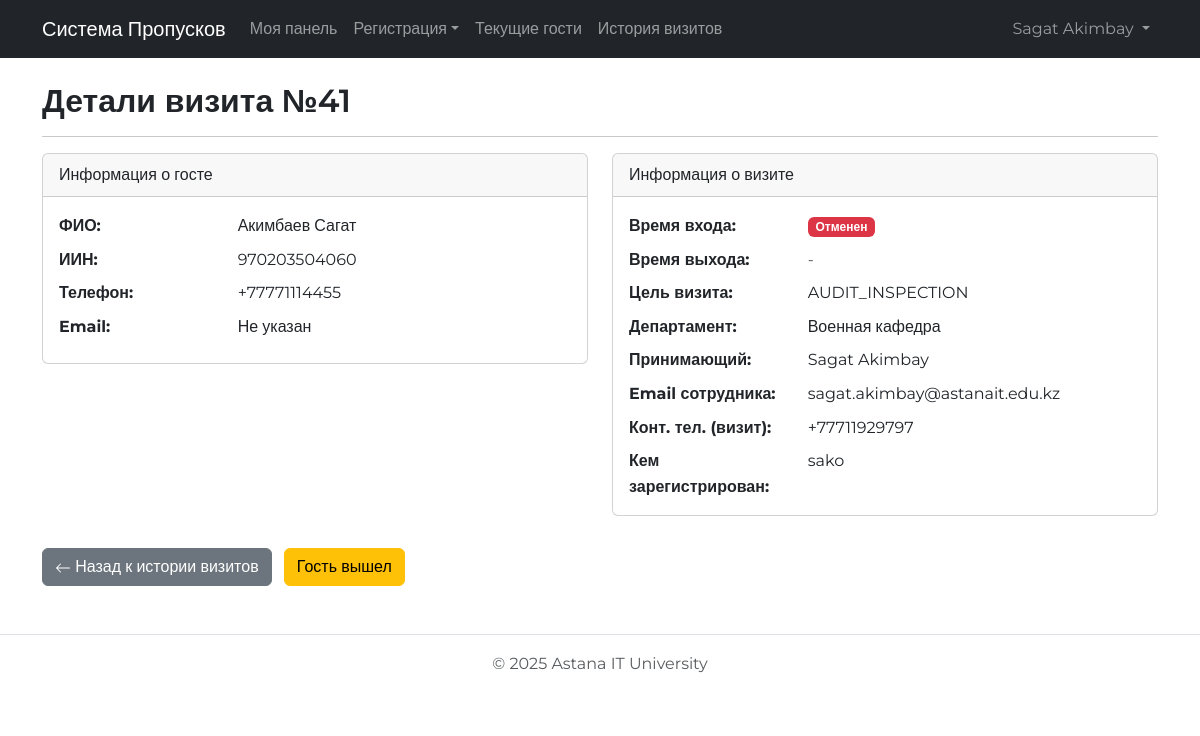
/visitors/history/detail/41/ (signed in), run on the app's committed database.
### visitor_system/visitors/models.py (models this page shows, shortened)
class Visit(models.Model):
    guest = models.ForeignKey(Guest, on_delete=models.CASCADE, verbose_name="Гость")
    employee = models.ForeignKey(User, on_delete=models.PROTECT, verbose_name="Принимающий сотрудник", related_name='visits_hosted') # Сотрудник из системы
    department = models.ForeignKey(Department, on_delete=models.PROTECT, verbose_name="Департамент назначения")
    purpose = models.TextField(verbose_name="Цель визита")
    entry_time = models.DateTimeField(
        blank=True, null=True, # Убрали default, ставится при check-in
        verbose_name="Время фактического входа"
    )
    exit_time = models.DateTimeField(blank=True, null=True, verbose_name="Время выхода")
    expected_entry_time = models.DateTimeField(
        blank=True, null=True, # Для предварительной регистрации
        verbose_name="Планируемое время входа"
    )
    status = models.CharField(
        max_length=20,
        choices=VISIT_STATUS_CHOICES,
        default=STATUS_AWAITING_ARRIVAL, # По умолчанию - ожидание
        verbose_name="Статус"
    )
    registered_by = models.ForeignKey(User, on_delete=models.PROTECT, verbose_name="Кем зарегистрирован", related_name='visits_registered') # Сотрудник, который оформил пропуск
    employee_contact_phone = models.CharField(
        max_length=20,
        blank=True,
        null=True,
        verbose_name="Контактный тел. сотрудника (для визита)"
    )
    consent_acknowledged = models.BooleanField(
        default=False, # По умолчанию - не подтверждено
        verbose_name="Гость проинформирован об обработке ПДн"
    )
    def is_active(self):
        """Проверяет, находится ли гость еще в здании (статус CHECKED_IN)."""
        return self.status == STATUS_CHECKED_IN
    is_active.boolean = True
    is_active.short_description = 'В здании?'
    class Meta:
        verbose_name = "Визит (к сотруднику/другой)"
        verbose_name_plural = "Визиты (к сотрудникам/другие)"
        ordering = ['-entry_time', '-expected_entry_time'] # Сортировка
        permissions = [("can_view_visit_statistics", "Может просматривать статистику визитов")]

class Guest(models.Model):
    full_name = models.CharField(max_length=255, verbose_name="ФИО гостя")
    email = models.EmailField(max_length=255, blank=True, null=True, verbose_name="Email")
    phone_number = models.CharField(max_length=20, blank=True, null=True, verbose_name="Номер телефона")
    iin = models.CharField(
        max_length=12,
        validators=[
            RegexValidator(regex=r'^\d{12}$', message='ИИН должен состоять ровно из 12 цифр.'),
            MinLengthValidator(12), # Дополнительная проверка длины
            MaxLengthValidator(12)
        ],
        null=True,
        unique=True, # Установить True, если ИИН должен быть уникальным для каждого гостя
        verbose_name="ИИН гостя"
    )
    class Meta:
        verbose_name = "Гость"
        verbose_name_plural = "Гости"

### visitor_system/departments/models.py (models this page shows, shortened)
class Department(models.Model):
    name = models.CharField(max_length=200, unique=True, verbose_name="Название департамента")
    description = models.TextField(blank=True, null=True, verbose_name="Описание")
    director = models.ForeignKey(
        settings.AUTH_USER_MODEL,
        on_delete=models.SET_NULL, # Или PROTECT
        null=True,
        blank=True, # Позволяем департаменту быть без директора
        related_name='directed_departments',
        verbose_name="Директор департамента"
    )
    class Meta:
        verbose_name = "Департамент"
        verbose_name_plural = "Департаменты"

### visitor_system/visitors/views.py (the view)
# urls.py: path('history/detail/<int:visit_id>/', views.visit_detail_view, name='visit_detail'),
@login_required
def visit_detail_view(request, visit_id):
    visit = get_object_or_404(
        Visit.objects.select_related('guest', 'employee', 'department', 'registered_by'),
        pk=visit_id
    )
    context = {
        'visit': visit
    }
    return render(request, 'visitors/visit_detail.html', context)

### templates/visitors/visit_detail.html (shortened to what this page needs)
{% extends "base.html" %}
{% load static %}
{% block content %}
<h2>Детали визита №{{ visit.id }}</h2>
<hr>
<div class="row">
    <div class="col-md-6 mb-3">
        <div class="card">
            <div class="card-header">
                Информация о госте
            </div>
            <div class="card-body">
                <dl class="row mb-0">
                    <dt class="col-sm-4">ФИО:</dt>
                    <dd class="col-sm-8">{{ visit.guest.full_name }}</dd>
                    <dt class="col-sm-4">ИИН:</dt>
                    <dd class="col-sm-8">{{ visit.guest.iin|default:"Не указан" }}</dd>
                    <dt class="col-sm-4">Телефон:</dt>
                    <dd class="col-sm-8">{{ visit.guest.phone_number|default:"Не указан" }}</dd>
                    <dt class="col-sm-4">Email:</dt>
                    <dd class="col-sm-8">{{ visit.guest.email|default:"Не указан" }}</dd>
                </dl>
            </div>
        </div>
    </div>
    <div class="col-md-6 mb-3">
        <div class="card">
            <div class="card-header">
                Информация о визите
            </div>
            <div class="card-body">
                <dl class="row mb-0">
                    <dt class="col-sm-4">Время входа:</dt>
                    <dd class="col-sm-8">
                        {% if visit.entry_time %} {{ visit.entry_time|date:"Y-m-d H:i" }}
                        {% elif visit.status == 'AWAITING' %}
                            {% if visit.expected_entry_time %} <span class="text-muted fst-italic" title="Планируемое">Ожид: {{ visit.expected_entry_time|date:"Y-m-d H:i" }}</span>
                            {% else %} <span class="text-muted fst-italic">Ожидается</span> {% endif %}
                        {% elif visit.status == 'CANCELLED' %}
                            <span class="badge bg-danger">Отменен</span>
                        {% else %} - {% endif %}
                    </dd>
                    <dt class="col-sm-4">Время выхода:</dt>
                    <dd class="col-sm-8">
                    <td>
                        {% if visit.exit_time %} {{ visit.exit_time|date:"Y-m-d H:i" }}
                        {% elif visit.status == 'CHECKED_IN' %} <span class="badge bg-success">В здании</span>
                        {% elif visit.status == 'AWAITING' %} <span class="text-muted">-</span>
                        {% elif visit.status == 'CANCELLED' %} <span class="text-muted">-</span>
                        {% else %} <span class="text-muted">-</span> {% endif %}
                    </td>
                    </dd>
                    <dt class="col-sm-4">Цель визита:</dt>
                    <dd class="col-sm-8">{{ visit.purpose|default:"Не указана" }}</dd>
                    <dt class="col-sm-4">Департамент:</dt>
                    <dd class="col-sm-8">{{ visit.department.name }}</dd>
                    <dt class="col-sm-4">Принимающий:</dt>
                    <dd class="col-sm-8">{{ visit.employee.get_full_name|default:visit.employee.username }}</dd>
                    <dt class="col-sm-4">Email сотрудника:</dt>
                    <dd class="col-sm-8">{{ visit.employee.email|default:"Не указан" }}</dd>
                    <dt class="col-sm-4">Конт. тел. (визит):</dt>
                    <dd class="col-sm-8">{{ visit.employee_contact_phone|default:"Не указан" }}</dd>
                    <dt class="col-sm-4">Кем зарегистрирован:</dt>
                    <dd class="col-sm-8">{{ visit.registered_by.get_full_name|default:visit.registered_by.username }}</dd>
                </dl>
            </div>
        </div>
    </div>
</div>
<div class="mt-3">
    <a href="{% url 'visit_history' %}" class="btn btn-secondary">
        <svg xmlns="http://www.w3.org/2000/svg" width="16" height="16" fill="currentColor" class="bi bi-arrow-left" viewBox="0 0 16 16">
          <path fill-rule="evenodd" d="M15 8a.5.5 0 0 0-.5-.5H2.707l3.147-3.146a.5.5 0 1 0-.708-.708l-4 4a.5.5 0 0 0 0 .708l4 4a.5.5 0 0 0 .708-.708L2.707 8.5H14.5A.5.5 0 0 0 15 8z"/>
        </svg>
        Назад к истории визитов
    </a>
    {% if not visit.exit_time %}
        <form action="{% url 'mark_guest_exit' visit.id %}" method="post" class="d-inline ms-2">
            <button type="submit" class="btn btn-warning">Гость вышел</button>
        </form>
    {% endif %}
</div>
{% endblock %}

### templates/base.html (shortened to what this page needs)
{% load static %}
<!DOCTYPE html>
<html lang="ru">
<head>
    <link href="https://cdn.jsdelivr.net/npm/bootstrap@5.3.0/dist/css/bootstrap.min.css" rel="stylesheet">
    <link rel="stylesheet" href="{% static 'css/style.css' %}">
</head>
<body>
    <nav class="navbar navbar-expand-lg navbar-dark bg-dark mb-4">
        <div class="container">
            <a class="navbar-brand" href="#">Система Пропусков</a>
            <div class="collapse navbar-collapse" id="navbarNav">
                <ul class="navbar-nav me-auto mb-2 mb-lg-0">
                    {% if user.is_authenticated %}
                        <li class="nav-item">
                            <a class="nav-link" href="{% url 'employee_dashboard' %}">Моя панель</a>
                        </li>
                        <li class="nav-item dropdown">
                            <a class="nav-link dropdown-toggle" data-bs-toggle="dropdown" href="#" role="button" aria-haspopup="true" aria-expanded="false">Регистрация</a>
                        </li>
                        <li class="nav-item">
                            <a class="nav-link" href="{% url 'current_guests' %}">Текущие гости</a>
                        </li>
                        <li class="nav-item">
                            <a class="nav-link" href="{% url 'visit_history' %}">История визитов</a>
                        </li>
                    {% endif %}
                </ul>
                <ul class="navbar-nav">
                     {% if user.is_authenticated %}
                        <li class="nav-item dropdown">
                          <a class="nav-link dropdown-toggle" href="#" role="button" data-bs-toggle="dropdown" aria-expanded="false">
                            {{ user.get_full_name|default:user.username }}
                          </a>
                        </li>
                    {% else %}
                        <li class="nav-item">
                            <a class="btn btn-outline-light" href="{% url 'account_login' %}">Войти</a>
                        </li>
                    {% endif %}
                </ul>
            </div>
        </div>
    </nav>
    <div class="container">
        {% block content %}
        {% endblock %}
    </div>
    <footer class="mt-5 py-3 text-center text-muted border-top">
        <p>&copy; {% now "Y" %} Astana IT University</p>
    </footer>
</body>
</html>

### visitor_system/static/css/style.css (style rules this page uses)
body { font-family: 'Montserrat', sans-serif; font-size: 16px; line-height: 1.6; -webkit-font-smoothing: antialiased; -moz-osx-font-smoothing: grayscale; }
h1, h2, h3, h4, h5, h6 { font-weight: 600; }
input, select, textarea, button { font-family: inherit; }

### data on the page
Visit: id "41", guest.full_name "Акимбаев Сагат", guest.iin "970203504060", guest.phone_number "+77771114455", guest.email "Не указан", purpose "AUDIT_INSPECTION", department.name "Военная кафедра", employee.get_full_name "Sagat Akimbay", employee.email "sagat.akimbay@astanait.edu.kz", employee_contact_phone "+77711929797", registered_by.get_full_name "sako"

### other printed values
{{ user.get_full_name|default:user.username }} "Sagat Akimbay"
